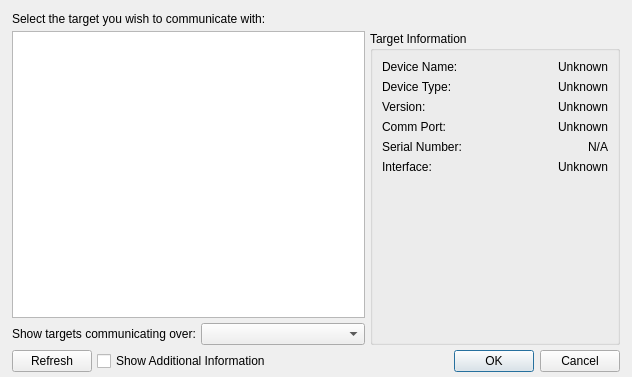
<?xml version="1.0" encoding="UTF-8"?>
<ui version="4.0">
 <class>TargetDialog</class>
 <widget class="QDialog" name="TargetDialog">
  <property name="geometry">
   <rect>
    <x>0</x>
    <y>0</y>
    <width>632</width>
    <height>377</height>
   </rect>
  </property>
  <property name="windowTitle">
   <string>Target Selection</string>
  </property>
  <layout class="QVBoxLayout" name="verticalLayout_3">
   <property name="spacing">
    <number>5</number>
   </property>
   <property name="leftMargin">
    <number>12</number>
   </property>
   <property name="topMargin">
    <number>12</number>
   </property>
   <property name="rightMargin">
    <number>12</number>
   </property>
   <property name="bottomMargin">
    <number>5</number>
   </property>
   <item>
    <widget class="QLabel" name="label_4">
     <property name="text">
      <string>Select the target you wish to communicate with:</string>
     </property>
    </widget>
   </item>
   <item>
    <layout class="QHBoxLayout" name="horizontalLayout_9">
     <item>
      <layout class="QVBoxLayout" name="verticalLayout">
       <item>
        <widget class="QListView" name="ui_targets">
         <property name="gridSize">
          <size>
           <width>128</width>
           <height>128</height>
          </size>
         </property>
         <property name="viewMode">
          <enum>QListView::IconMode</enum>
         </property>
        </widget>
       </item>
       <item>
        <layout class="QHBoxLayout" name="horizontalLayout">
         <item>
          <widget class="QLabel" name="label_6">
           <property name="text">
            <string>Show targets communicating over:</string>
           </property>
          </widget>
         </item>
         <item>
          <widget class="QComboBox" name="ui_interfaces"/>
         </item>
        </layout>
       </item>
      </layout>
     </item>
     <item>
      <widget class="QGroupBox" name="ui_targetInfo">
       <property name="minimumSize">
        <size>
         <width>250</width>
         <height>0</height>
        </size>
       </property>
       <property name="title">
        <string>Target Information</string>
       </property>
       <property name="flat">
        <bool>false</bool>
       </property>
       <layout class="QVBoxLayout" name="verticalLayout_2">
        <item>
         <layout class="QHBoxLayout" name="horizontalLayout_2">
          <item>
           <widget class="QLabel" name="label_2">
            <property name="text">
             <string>Device Name:</string>
            </property>
           </widget>
          </item>
          <item>
           <widget class="QLabel" name="ui_deviceName">
            <property name="text">
             <string>Unknown</string>
            </property>
            <property name="alignment">
             <set>Qt::AlignRight|Qt::AlignTrailing|Qt::AlignVCenter</set>
            </property>
           </widget>
          </item>
         </layout>
        </item>
        <item>
         <layout class="QHBoxLayout" name="horizontalLayout_6">
          <item>
           <widget class="QLabel" name="label">
            <property name="text">
             <string>Device Type:</string>
            </property>
           </widget>
          </item>
          <item>
           <widget class="QLabel" name="ui_deviceType">
            <property name="text">
             <string>Unknown</string>
            </property>
            <property name="alignment">
             <set>Qt::AlignRight|Qt::AlignTrailing|Qt::AlignVCenter</set>
            </property>
           </widget>
          </item>
         </layout>
        </item>
        <item>
         <layout class="QHBoxLayout" name="horizontalLayout_10">
          <item>
           <widget class="QLabel" name="label_9">
            <property name="text">
             <string>Version:</string>
            </property>
           </widget>
          </item>
          <item>
           <widget class="QLabel" name="ui_version">
            <property name="text">
             <string>Unknown</string>
            </property>
            <property name="alignment">
             <set>Qt::AlignRight|Qt::AlignTrailing|Qt::AlignVCenter</set>
            </property>
           </widget>
          </item>
         </layout>
        </item>
        <item>
         <layout class="QHBoxLayout" name="horizontalLayout_8">
          <item>
           <widget class="QLabel" name="label_8">
            <property name="text">
             <string>Comm Port:</string>
            </property>
           </widget>
          </item>
          <item>
           <widget class="QLabel" name="ui_commPort">
            <property name="text">
             <string>Unknown</string>
            </property>
            <property name="alignment">
             <set>Qt::AlignRight|Qt::AlignTrailing|Qt::AlignVCenter</set>
            </property>
           </widget>
          </item>
         </layout>
        </item>
        <item>
         <layout class="QHBoxLayout" name="horizontalLayout_5">
          <item>
           <widget class="QLabel" name="label_7">
            <property name="text">
             <string>Serial Number:</string>
            </property>
           </widget>
          </item>
          <item>
           <widget class="QLabel" name="ui_serialNumber">
            <property name="text">
             <string>N/A</string>
            </property>
            <property name="alignment">
             <set>Qt::AlignRight|Qt::AlignTrailing|Qt::AlignVCenter</set>
            </property>
           </widget>
          </item>
         </layout>
        </item>
        <item>
         <layout class="QHBoxLayout" name="horizontalLayout_3">
          <item>
           <widget class="QLabel" name="label_3">
            <property name="text">
             <string>Interface:</string>
            </property>
           </widget>
          </item>
          <item>
           <widget class="QLabel" name="ui_interface">
            <property name="text">
             <string>Unknown</string>
            </property>
            <property name="alignment">
             <set>Qt::AlignRight|Qt::AlignTrailing|Qt::AlignVCenter</set>
            </property>
           </widget>
          </item>
         </layout>
        </item>
        <item>
         <spacer name="verticalSpacer">
          <property name="orientation">
           <enum>Qt::Vertical</enum>
          </property>
          <property name="sizeHint" stdset="0">
           <size>
            <width>20</width>
            <height>40</height>
           </size>
          </property>
         </spacer>
        </item>
       </layout>
      </widget>
     </item>
    </layout>
   </item>
   <item>
    <layout class="QHBoxLayout" name="horizontalLayout_7">
     <item>
      <widget class="QPushButton" name="ui_refresh">
       <property name="text">
        <string>Refresh</string>
       </property>
      </widget>
     </item>
     <item>
      <widget class="QCheckBox" name="ui_additionalInfo">
       <property name="text">
        <string>Show Additional Information</string>
       </property>
      </widget>
     </item>
     <item>
      <widget class="QDialogButtonBox" name="ui_buttons">
       <property name="orientation">
        <enum>Qt::Horizontal</enum>
       </property>
       <property name="standardButtons">
        <set>QDialogButtonBox::Cancel|QDialogButtonBox::Ok</set>
       </property>
      </widget>
     </item>
    </layout>
   </item>
  </layout>
 </widget>
 <resources/>
 <connections>
  <connection>
   <sender>ui_buttons</sender>
   <signal>accepted()</signal>
   <receiver>TargetDialog</receiver>
   <slot>accept()</slot>
   <hints>
    <hint type="sourcelabel">
     <x>566</x>
     <y>371</y>
    </hint>
    <hint type="destinationlabel">
     <x>157</x>
     <y>274</y>
    </hint>
   </hints>
  </connection>
  <connection>
   <sender>ui_buttons</sender>
   <signal>rejected()</signal>
   <receiver>TargetDialog</receiver>
   <slot>reject()</slot>
   <hints>
    <hint type="sourcelabel">
     <x>619</x>
     <y>371</y>
    </hint>
    <hint type="destinationlabel">
     <x>286</x>
     <y>274</y>
    </hint>
   </hints>
  </connection>
  <connection>
   <sender>ui_additionalInfo</sender>
   <signal>toggled(bool)</signal>
   <receiver>ui_targetInfo</receiver>
   <slot>setVisible(bool)</slot>
   <hints>
    <hint type="sourcelabel">
     <x>242</x>
     <y>356</y>
    </hint>
    <hint type="destinationlabel">
     <x>428</x>
     <y>241</y>
    </hint>
   </hints>
  </connection>
 </connections>
</ui>
